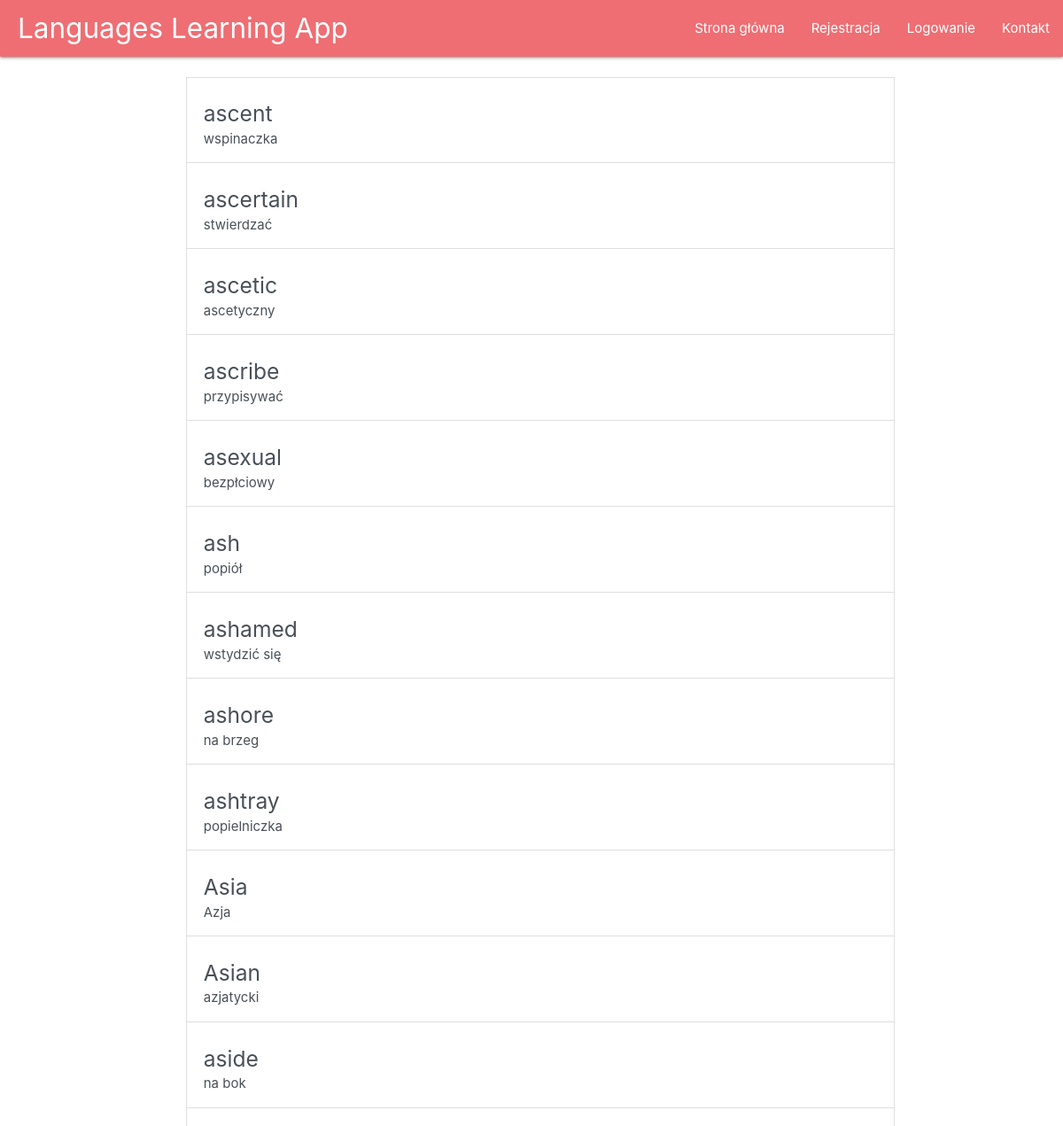
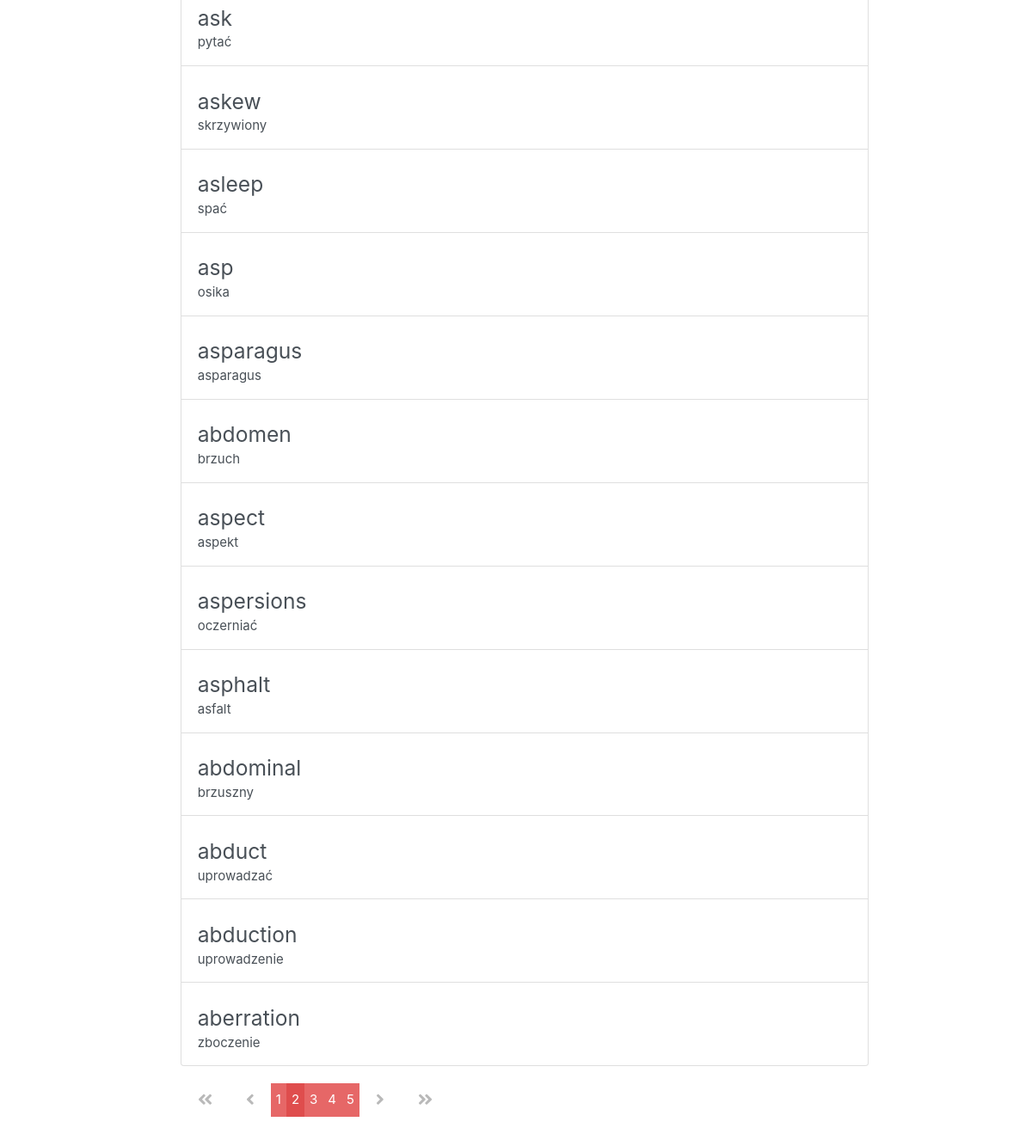
Page /eng_pol_dictionary/?page=2 on the committed database (2 pictures, top to bottom).
### main/models.py (models this page shows, shortened)
class Word(models.Model):
	english=models.CharField(max_length=200)
	polish=models.CharField(max_length=200)

### main/views.py (the view)
# urls.py: path("eng_pol_dictionary/", views.show_dictionary, name='eng_pol_dictionary'),
def show_dictionary(request):
	word_list = Word.objects.all()
	paginator = Paginator(word_list, 25) # Show 25 words per page
	page = request.GET.get('page')
	words = paginator.get_page(page)
	return render(request = request, template_name="main/eng_pol_dictionary.html", context = {"eng_pol_dictionary": words })

### main/templates/main/eng_pol_dictionary.html (shortened to what this page needs)
{% extends "main/header.html" %}
{% block content %}
<div class="list-group">
	<br>
	{% for word in eng_pol_dictionary %}
	<a href="#" class="list-group-item list-group-item-action align-items-start ">
		<div class="d-flex w-100 flex-row">
			<h5 class="mb-1">{{word.english}}</h5>
		</div>
		<p class="mb-1">{{word.polish}}</p>
	</a>
	{% endfor%}
</div>
<div class="pagination">
      {% if eng_pol_dictionary.has_previous %}
          <a class="pagination-action" href="?page=1">
            <i class="fas fa-angle-double-left"></i>
          </a>
          <a class="pagination-action" href="?page={{ eng_pol_dictionary.previous_page_number }}">
            <i class="fas fa-angle-left"></i>
          </a>
      {% endif %}
      {% for num in eng_pol_dictionary.paginator.page_range %}
      {% if eng_pol_dictionary.number == num %}
        <span class="pagination-number pagination-current">{{num}}</span>
      {% elif num > eng_pol_dictionary.number|add:'-4' and num < eng_pol_dictionary.number|add:'4' %}
        <a class="pagination-number" href="?page={{num}}">{{num}}</a>
      {% endif %}
      {% endfor%}
      {% if eng_pol_dictionary.has_next %}
          <a class="pagination-action" href="?page={{ eng_pol_dictionary.next_page_number }}"><i class="fas fa-angle-right"></i></a>
          <a class="pagination-action" href="?page={{ eng_pol_dictionary.paginator.num_pages }}"><i class="fas fa-angle-double-right"></i></a>
      {% endif %}
</div>
{% endblock %}

### main/templates/main/includes/navbar.html (style rules this page uses)
a:link { text-decoration: none; }

### main/templates/main/eng_pol_dictionary.html (style rules this page uses)
.list-group { margin: 0; min-width: 800px; width: 100%; ; }
.pagination { text-align:center; margin-top: 1em; margin-block-end: 10em; }
.pagination-action { margin: 0 0.5em; display: inline-block; padding: 0.5em; color:#B9B9B9; font-size: 1.3em; }
.pagination-number { background-color: #e66767; padding: 0.5em 0.4em; color:#fff; margin-top: 1%; margin-bottom: 1%; }
.pagination-number:hover, .pagination-current { background-color: rgb(223, 77, 77); }

### rows in the picture
Word: english "ascent", polish "wspinaczka"
Word: english "ascertain", polish "stwierdzać"
Word: english "ascetic", polish "ascetyczny"
Word: english "ascribe", polish "przypisywać"
Word: english "asexual", polish "bezpłciowy"
Word: english "ash", polish "popiół"
Word: english "ashamed", polish "wstydzić się"
Word: english "ashore", polish "na brzeg"
Word: english "ashtray", polish "popielniczka"
Word: english "Asia", polish "Azja"
Word: english "Asian", polish "azjatycki"
Word: english "aside", polish "na bok"
Word: english "ask", polish "pytać"
Word: english "askew", polish "skrzywiony"
Word: english "asleep", polish "spać"
Word: english "asp", polish "osika"
Word: english "asparagus", polish "asparagus"
Word: english "abdomen", polish "brzuch"
Word: english "aspect", polish "aspekt"
Word: english "aspersions", polish "oczerniać"
Word: english "asphalt", polish "asfalt"
Word: english "abdominal", polish "brzuszny"
Word: english "abduct", polish "uprowadzać"
Word: english "abduction", polish "uprowadzenie"
Word: english "aberration", polish "zboczenie"

### other values in the picture
{{ num }} "1" "3" "4" "5"
{{ num }} "2"
